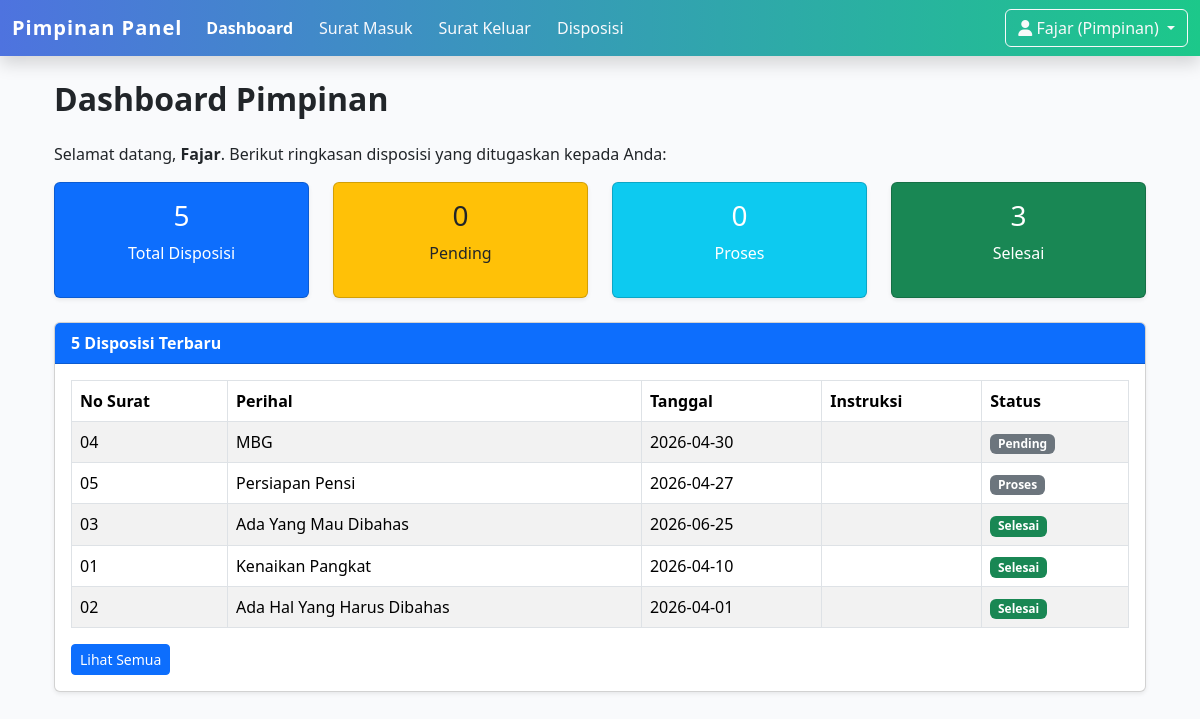
The page /staf/index.php (signed in) on the database as committed earlier.
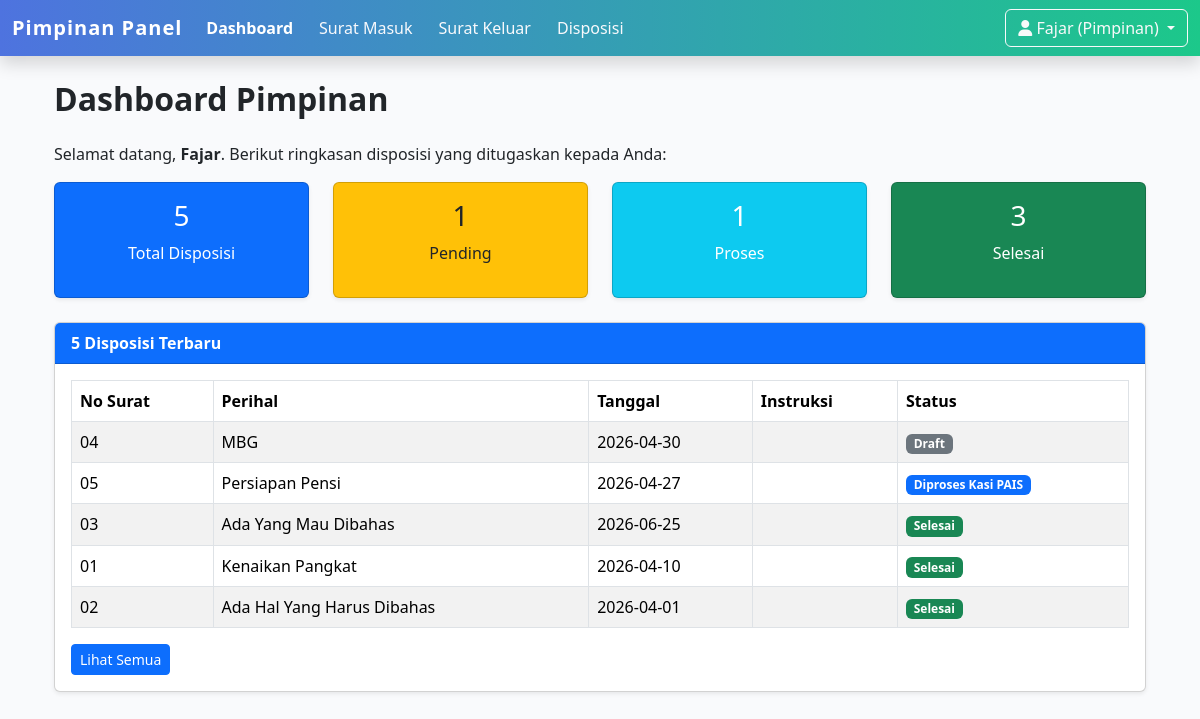
The same page on the database as committed later.
### tables this page shows
CREATE TABLE `disposisi` (
  `id` int(11) NOT NULL,
  `surat_masuk_id` int(11) DEFAULT NULL,
  `pengirim_id` int(11) DEFAULT NULL,
  `penerima_id` int(11) DEFAULT NULL,
  `tgl_disposisi` date DEFAULT NULL,
  `instruksi` text DEFAULT NULL,
  `catatan_pimpinan` text DEFAULT NULL,
  `status` enum('draft','menunggu_verifikasi','terverifikasi','diproses_kasi_pais','selesai') DEFAULT 'draft',
  `created_at` timestamp NULL DEFAULT current_timestamp(),
  `updated_at` timestamp NULL DEFAULT current_timestamp() ON UPDATE current_timestamp()
);

CREATE TABLE `surat_masuk` (
  `id` int(11) NOT NULL,
  `no_agenda` varchar(50) DEFAULT NULL,
  `no_surat` varchar(100) DEFAULT NULL,
  `tgl_surat` date DEFAULT NULL,
  `tgl_diterima` date DEFAULT NULL,
  `pengirim` varchar(150) DEFAULT NULL,
  `instansi` varchar(150) DEFAULT NULL,
  `perihal` varchar(255) DEFAULT NULL,
  `kategori` varchar(100) DEFAULT NULL,
  `file_surat` varchar(255) DEFAULT NULL,
  `status` enum('draft','menunggu_verifikasi','terverifikasi','diproses_kasi_pais','selesai') DEFAULT 'draft',
  `created_at` timestamp NULL DEFAULT current_timestamp()
);

### staf/index.php (the view, shortened to what this page needs)
<?php
include "../includes/tracking.php";
$user_id = $_SESSION['user_id'];
$nama    = $_SESSION['nama'];
$total_disposisi = mysqli_fetch_assoc(mysqli_query($conn, "SELECT COUNT(*) as jml FROM disposisi WHERE penerima_id='$user_id'"))['jml'];
$pending         = mysqli_fetch_assoc(mysqli_query($conn, "SELECT COUNT(*) as jml FROM disposisi WHERE penerima_id='$user_id' AND status IN ('draft','menunggu_verifikasi')"))['jml'];
$proses          = mysqli_fetch_assoc(mysqli_query($conn, "SELECT COUNT(*) as jml FROM disposisi WHERE penerima_id='$user_id' AND status IN ('terverifikasi','diproses_kasi_pais')"))['jml'];
$selesai         = mysqli_fetch_assoc(mysqli_query($conn, "SELECT COUNT(*) as jml FROM disposisi WHERE penerima_id='$user_id' AND status='selesai'"))['jml'];
?>
<?php include "../includes/header_staf.php"; ?>
<div class="container mt-4">
  <h2 class="fw-bold mb-4">Dashboard Pimpinan</h2>
  <p>Selamat datang, <strong><?= htmlspecialchars($nama); ?></strong>.
     Berikut ringkasan disposisi yang ditugaskan kepada Anda:</p>
  <div class="row g-4 mb-4">
    <div class="col-md-3">
      <div class="card shadow-sm bg-primary text-white p-3 text-center">
        <h3><?= $total_disposisi; ?></h3>
        <p>Total Disposisi</p>
      </div>
    </div>
    <div class="col-md-3">
      <div class="card shadow-sm bg-warning text-dark p-3 text-center">
        <h3><?= $pending; ?></h3>
        <p>Pending</p>
      </div>
    </div>
    <div class="col-md-3">
      <div class="card shadow-sm bg-info text-white p-3 text-center">
        <h3><?= $proses; ?></h3>
        <p>Proses</p>
      </div>
    </div>
    <div class="col-md-3">
      <div class="card shadow-sm bg-success text-white p-3 text-center">
        <h3><?= $selesai; ?></h3>
        <p>Selesai</p>
      </div>
    </div>
  </div>
  <div class="card shadow-sm">
    <div class="card-header bg-primary text-white fw-semibold">
      5 Disposisi Terbaru
    </div>
    <div class="card-body">
      <table class="table table-bordered table-striped">
        <thead>
          <tr>
            <th>No Surat</th>
            <th>Perihal</th>
            <th>Tanggal</th>
            <th>Instruksi</th>
            <th>Status</th>
          </tr>
        </thead>
        <tbody>
          <?php
          $result = mysqli_query($conn, "
            SELECT d.*, sm.no_surat, sm.perihal
            FROM disposisi d
            JOIN surat_masuk sm ON d.surat_masuk_id = sm.id
            WHERE d.penerima_id='$user_id'
            ORDER BY d.created_at DESC
            LIMIT 5
          ");
          while($row = mysqli_fetch_assoc($result)): ?>
          <tr>
            <td><?= htmlspecialchars($row['no_surat']); ?></td>
            <td><?= htmlspecialchars($row['perihal']); ?></td>
            <td><?= htmlspecialchars($row['tgl_disposisi']); ?></td>
            <td><?= nl2br(htmlspecialchars($row['instruksi'])); ?></td>
            <td>
              <?= statusBadge($row['status']); ?>
            </td>
          </tr>
          <?php endwhile; ?>
        </tbody>
      </table>
      <a href="disposisi.php" class="btn btn-sm btn-primary">Lihat Semua</a>
    </div>
  </div>
</div>
<?php include "../includes/footer.php"; ?>

### includes/tracking.php (shortened to what this page needs)
<?php
function getStatusSteps() {
    return [
        'draft'                 => 'Draft',
        'menunggu_verifikasi'   => 'Menunggu Verifikasi',
        'terverifikasi'         => 'Terverifikasi',
        'diproses_kasi_pais'    => 'Diproses Kasi PAIS',
        'selesai'               => 'Selesai',
    ];
}
function getStatusLabel($status) {
    $steps = getStatusSteps();
    return isset($steps[$status]) ? $steps[$status] : ucfirst(str_replace('_', ' ', $status));
}
function getStatusColor($status) {
    $colors = [
        'draft'                 => 'secondary',
        'menunggu_verifikasi'   => 'warning',
        'terverifikasi'         => 'info',
        'diproses_kasi_pais'    => 'primary',
        'selesai'               => 'success',
    ];
    return isset($colors[$status]) ? $colors[$status] : 'secondary';
}
function statusBadge($status) {
    return '<span class="badge bg-' . getStatusColor($status) . '">' . htmlspecialchars(getStatusLabel($status)) . '</span>';
}

Rows that differ between the two databases and show on the page:
changed disposisi "MBG": status "Pending" → "Draft"
changed disposisi "Persiapan Pensi": status "Proses" → "Diproses Kasi PAIS"
Other text that changed with them:
$pending: "0" → "1"
$proses: "0" → "1"
